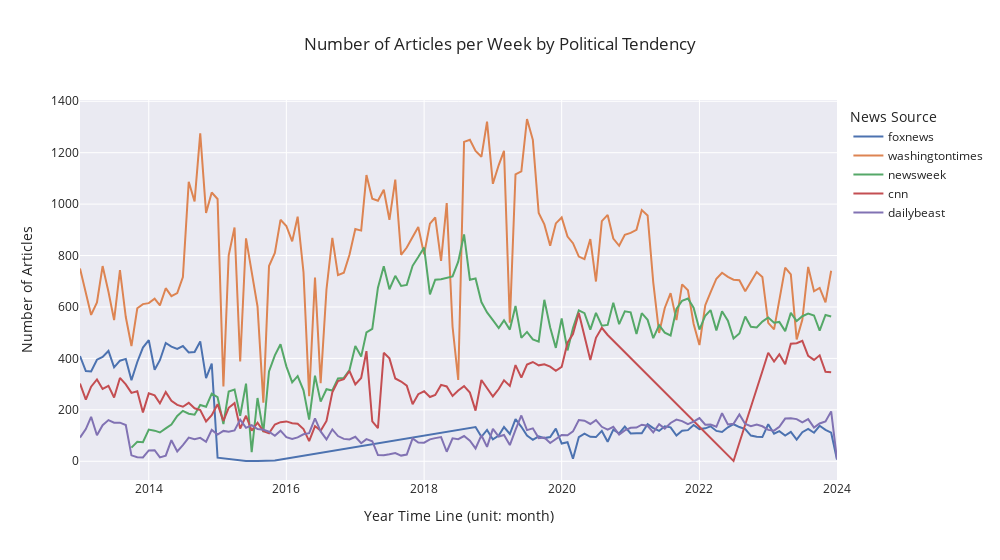

The notebook cell saved with this chart:
### Code cell
# graph timeline
graph_timeline(dataframes, site_list)

### Figure 1 — Plotly figure (JSON) as saved in the notebook; plotly's stock layout.template omitted (floating-point values rounded to 4 significant figures; data arrays with more than 128 entries replaced by an {"elided": "..."} marker saying what was removed)
{"data": [{"hovertemplate": "Source=foxnews<br>year_month=%{x}<br>Number of Articles=%{y}<extra></extra>", "legendgroup": "foxnews", "line": {"color": "rgb(76,114,176)", "dash": "solid"}, "marker": {"symbol": "circle"}, "mode": "lines", "name": "foxnews", "orientation": "v", "showlegend": true, "type": "scatter", "x": ["2013-01", "2013-02", "2013-03", "2013-04", "2013-05", "2013-06", "2013-07", "2013-08", "2013-09", "2013-10", "2013-11", "2013-12", "2014-01", "2014-02", "2014-03", "2014-04", "2014-05", "2014-06", "2014-07", "2014-08", "2014-09", "2014-10", "2014-11", "2014-12", "2015-01", "2015-06", "2015-08", "2015-09", "2015-10", "2015-11", "2018-10", "2018-11", "2018-12", "2019-01", "2019-02", "2019-03", "2019-04", "2019-05", "2019-06", "2019-07", "2019-08", "2019-09", "2019-10", "2019-11", "2019-12", "2020-01", "2020-02", "2020-03", "2020-04", "2020-05", "2020-06", "2020-07", "2020-08", "2020-09", "2020-10", "2020-11", "2020-12", "2021-01", "2021-02", "2021-03", "2021-04", "2021-05", "2021-06", "2021-07", "2021-08", "2021-09", "2021-10", "2021-11", "2021-12", "2022-01", "2022-02", "2022-03", "2022-04", "2022-05", "2022-06", "2022-07", "2022-08", "2022-09", "2022-10", "2022-11", "2022-12", "2023-01", "2023-02", "2023-03", "2023-04", "2023-05", "2023-06", "2023-07", "2023-08", "2023-09", "2023-10", "2023-11", "2023-12", "2024-01"], "xaxis": "x", "y": [409, 351, 349, 395, 406, 429, 365, 391, 398, 315, 386, 442, 471, 356, 393, 460, 446, 437, 448, 423, 425, 466, 323, 380, 14, 1, 1, 1, 1, 3, 133, 95, 122, 85, 100, 133, 106, 164, 134, 100, 83, 97, 90, 94, 127, 69, 74, 10, 94, 107, 95, 94, 118, 76, 123, 108, 135, 108, 109, 109, 144, 129, 118, 136, 132, 100, 119, 121, 141, 125, 128, 136, 118, 114, 132, 144, 133, 125, 100, 95, 94, 144, 107, 117, 100, 114, 84, 113, 126, 111, 138, 122, 111, 7], "yaxis": "y"}, {"hovertemplate": "Source=washingtontimes<br>year_month=%{x}<br>Number of Articles=%{y}<extra></extra>", "legendgroup": "washingtontimes", "line": {"color": "rgb(221,132,82)", "dash": "solid"}, "marker": {"symbol": "circle"}, "mode": "lines", "name": "washingtontimes", "orientation": "v", "showlegend": true, "type": "scatter", "x": {"elided": "131 str values"}, "xaxis": "x", "y": {"elided": "131 int values"}, "yaxis": "y"}, {"hovertemplate": "Source=newsweek<br>year_month=%{x}<br>Number of Articles=%{y}<extra></extra>", "legendgroup": "newsweek", "line": {"color": "rgb(85,168,104)", "dash": "solid"}, "marker": {"symbol": "circle"}, "mode": "lines", "name": "newsweek", "orientation": "v", "showlegend": true, "type": "scatter", "x": ["2013-10", "2013-11", "2013-12", "2014-01", "2014-02", "2014-03", "2014-04", "2014-05", "2014-06", "2014-07", "2014-08", "2014-09", "2014-10", "2014-11", "2014-12", "2015-01", "2015-02", "2015-03", "2015-04", "2015-05", "2015-06", "2015-07", "2015-08", "2015-09", "2015-10", "2015-11", "2015-12", "2016-01", "2016-02", "2016-03", "2016-04", "2016-05", "2016-06", "2016-07", "2016-08", "2016-09", "2016-10", "2016-11", "2016-12", "2017-01", "2017-02", "2017-03", "2017-04", "2017-05", "2017-06", "2017-07", "2017-08", "2017-09", "2017-10", "2017-11", "2017-12", "2018-01", "2018-02", "2018-03", "2018-04", "2018-05", "2018-06", "2018-07", "2018-08", "2018-09", "2018-10", "2018-11", "2018-12", "2019-01", "2019-02", "2019-03", "2019-04", "2019-05", "2019-06", "2019-07", "2019-08", "2019-09", "2019-10", "2019-11", "2019-12", "2020-01", "2020-02", "2020-03", "2020-04", "2020-05", "2020-06", "2020-07", "2020-08", "2020-09", "2020-10", "2020-11", "2020-12", "2021-01", "2021-02", "2021-03", "2021-04", "2021-05", "2021-06", "2021-07", "2021-08", "2021-09", "2021-10", "2021-11", "2021-12", "2022-01", "2022-02", "2022-03", "2022-04", "2022-05", "2022-06", "2022-07", "2022-08", "2022-09", "2022-10", "2022-11", "2022-12", "2023-01", "2023-02", "2023-03", "2023-04", "2023-05", "2023-06", "2023-07", "2023-08", "2023-09", "2023-10", "2023-11", "2023-12"], "xaxis": "x", "y": [53, 76, 74, 123, 119, 112, 128, 143, 176, 196, 185, 181, 219, 212, 263, 249, 145, 271, 279, 177, 302, 35, 246, 113, 349, 412, 455, 369, 307, 331, 276, 162, 333, 232, 280, 275, 322, 324, 355, 448, 407, 501, 515, 675, 758, 669, 721, 682, 686, 760, 794, 831, 649, 706, 708, 714, 719, 776, 882, 706, 711, 619, 579, 549, 518, 548, 512, 604, 480, 503, 474, 465, 628, 520, 441, 555, 431, 518, 587, 576, 512, 577, 527, 530, 616, 533, 583, 579, 495, 576, 550, 479, 529, 500, 489, 592, 624, 633, 597, 512, 566, 588, 509, 583, 547, 477, 497, 563, 523, 520, 543, 559, 539, 542, 506, 577, 545, 564, 574, 567, 508, 569, 563], "yaxis": "y"}, {"hovertemplate": "Source=cnn<br>year_month=%{x}<br>Number of Articles=%{y}<extra></extra>", "legendgroup": "cnn", "line": {"color": "rgb(196,78,82)", "dash": "solid"}, "marker": {"symbol": "circle"}, "mode": "lines", "name": "cnn", "orientation": "v", "showlegend": true, "type": "scatter", "x": ["2013-01", "2013-02", "2013-03", "2013-04", "2013-05", "2013-06", "2013-07", "2013-08", "2013-09", "2013-10", "2013-11", "2013-12", "2014-01", "2014-02", "2014-03", "2014-04", "2014-05", "2014-06", "2014-07", "2014-08", "2014-09", "2014-10", "2014-11", "2014-12", "2015-01", "2015-02", "2015-03", "2015-04", "2015-05", "2015-06", "2015-07", "2015-08", "2015-09", "2015-10", "2015-11", "2015-12", "2016-01", "2016-02", "2016-03", "2016-04", "2016-05", "2016-06", "2016-07", "2016-08", "2016-09", "2016-10", "2016-11", "2016-12", "2017-01", "2017-02", "2017-03", "2017-04", "2017-05", "2017-06", "2017-07", "2017-08", "2017-09", "2017-10", "2017-11", "2017-12", "2018-01", "2018-02", "2018-03", "2018-04", "2018-05", "2018-06", "2018-07", "2018-08", "2018-09", "2018-10", "2018-11", "2018-12", "2019-01", "2019-02", "2019-03", "2019-04", "2019-05", "2019-06", "2019-07", "2019-08", "2019-09", "2019-10", "2019-11", "2019-12", "2020-01", "2020-02", "2020-03", "2020-04", "2020-05", "2020-06", "2020-07", "2020-08", "2020-09", "2022-07", "2022-12", "2023-01", "2023-02", "2023-03", "2023-04", "2023-05", "2023-06", "2023-07", "2023-08", "2023-09", "2023-10", "2023-11", "2023-12"], "xaxis": "x", "y": [302, 240, 290, 318, 281, 293, 248, 324, 299, 266, 272, 190, 264, 256, 225, 269, 235, 219, 212, 227, 206, 199, 155, 179, 222, 157, 208, 226, 127, 177, 119, 150, 117, 109, 143, 152, 155, 148, 146, 125, 78, 137, 119, 157, 268, 312, 319, 351, 299, 324, 428, 155, 129, 422, 400, 322, 310, 294, 222, 261, 272, 250, 258, 297, 291, 254, 275, 292, 267, 197, 316, 285, 252, 281, 315, 293, 374, 325, 376, 386, 373, 377, 368, 352, 367, 461, 495, 577, 481, 394, 480, 519, 491, 1, 350, 422, 388, 416, 377, 457, 459, 468, 410, 394, 412, 348, 346], "yaxis": "y"}, {"hovertemplate": "Source=dailybeast<br>year_month=%{x}<br>Number of Articles=%{y}<extra></extra>", "legendgroup": "dailybeast", "line": {"color": "rgb(129,114,179)", "dash": "solid"}, "marker": {"symbol": "circle"}, "mode": "lines", "name": "dailybeast", "orientation": "v", "showlegend": true, "type": "scatter", "x": {"elided": "133 str values"}, "xaxis": "x", "y": {"elided": "133 int values"}, "yaxis": "y"}], "layout": {"legend": {"title": {"text": "News Source"}, "tracegroupgap": 0, "x": 1.2, "xanchor": "right", "y": 0.99, "yanchor": "top"}, "title": {"text": "Number of Articles per Week by Political Tendency", "x": 0.5}, "width": 1000, "xaxis": {"anchor": "y", "domain": [0, 1], "title": {"text": "Year Time Line (unit: month)"}}, "yaxis": {"anchor": "x", "domain": [0, 1], "title": {"text": "Number of Articles"}}}}
